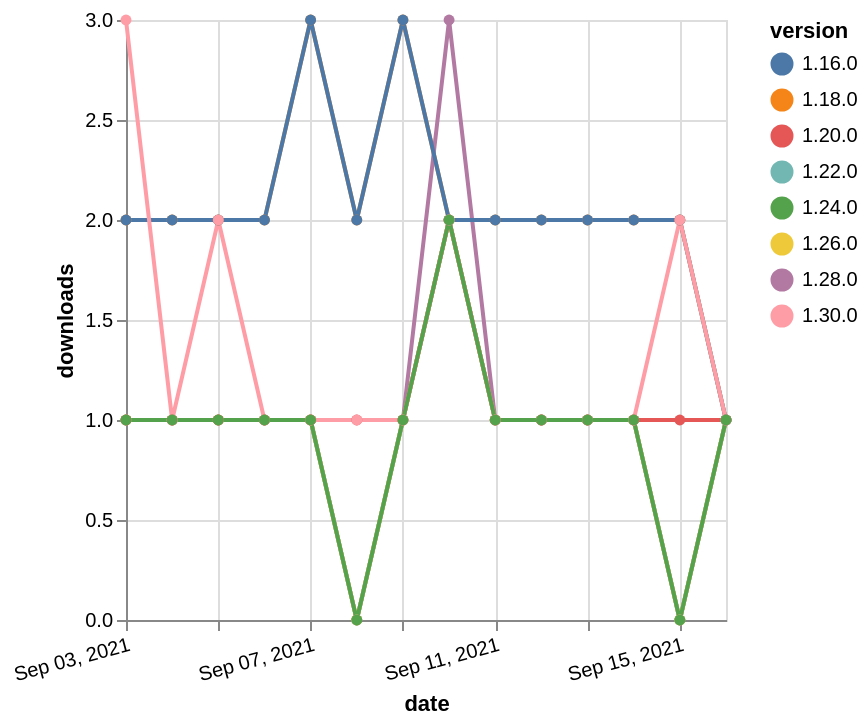

Here is the Vega-Lite specification saved for this chart:
### Vega-Lite specification from a JSON file in a GitHub repository (floating-point values rounded to 4 significant figures)
{"$schema": "https://vega.github.io/schema/vega-lite/v5.json", "description": "A simple bar chart with embedded data.", "data": {"values": [{"date": "2021-09-03", "total": 2242, "delta": 2, "version": "1.18.0"}, {"date": "2021-09-04", "total": 2244, "delta": 2, "version": "1.18.0"}, {"date": "2021-09-05", "total": 2246, "delta": 2, "version": "1.18.0"}, {"date": "2021-09-06", "total": 2248, "delta": 2, "version": "1.18.0"}, {"date": "2021-09-07", "total": 2251, "delta": 3, "version": "1.18.0"}, {"date": "2021-09-08", "total": 2253, "delta": 2, "version": "1.18.0"}, {"date": "2021-09-09", "total": 2256, "delta": 3, "version": "1.18.0"}, {"date": "2021-09-10", "total": 2258, "delta": 2, "version": "1.18.0"}, {"date": "2021-09-11", "total": 2260, "delta": 2, "version": "1.18.0"}, {"date": "2021-09-12", "total": 2262, "delta": 2, "version": "1.18.0"}, {"date": "2021-09-13", "total": 2264, "delta": 2, "version": "1.18.0"}, {"date": "2021-09-14", "total": 2266, "delta": 2, "version": "1.18.0"}, {"date": "2021-09-15", "total": 2268, "delta": 2, "version": "1.18.0"}, {"date": "2021-09-16", "total": 2269, "delta": 1, "version": "1.18.0"}, {"date": "2021-09-03", "total": 186, "delta": 1, "version": "1.22.0"}, {"date": "2021-09-04", "total": 187, "delta": 1, "version": "1.22.0"}, {"date": "2021-09-05", "total": 188, "delta": 1, "version": "1.22.0"}, {"date": "2021-09-06", "total": 189, "delta": 1, "version": "1.22.0"}, {"date": "2021-09-07", "total": 190, "delta": 1, "version": "1.22.0"}, {"date": "2021-09-08", "total": 190, "delta": 0, "version": "1.22.0"}, {"date": "2021-09-09", "total": 191, "delta": 1, "version": "1.22.0"}, {"date": "2021-09-10", "total": 193, "delta": 2, "version": "1.22.0"}, {"date": "2021-09-11", "total": 194, "delta": 1, "version": "1.22.0"}, {"date": "2021-09-12", "total": 195, "delta": 1, "version": "1.22.0"}, {"date": "2021-09-13", "total": 196, "delta": 1, "version": "1.22.0"}, {"date": "2021-09-14", "total": 197, "delta": 1, "version": "1.22.0"}, {"date": "2021-09-15", "total": 197, "delta": 0, "version": "1.22.0"}, {"date": "2021-09-16", "total": 198, "delta": 1, "version": "1.22.0"}, {"date": "2021-09-03", "total": 167, "delta": 1, "version": "1.28.0"}, {"date": "2021-09-04", "total": 168, "delta": 1, "version": "1.28.0"}, {"date": "2021-09-05", "total": 169, "delta": 1, "version": "1.28.0"}, {"date": "2021-09-06", "total": 170, "delta": 1, "version": "1.28.0"}, {"date": "2021-09-07", "total": 171, "delta": 1, "version": "1.28.0"}, {"date": "2021-09-08", "total": 171, "delta": 0, "version": "1.28.0"}, {"date": "2021-09-09", "total": 172, "delta": 1, "version": "1.28.0"}, {"date": "2021-09-10", "total": 175, "delta": 3, "version": "1.28.0"}, {"date": "2021-09-11", "total": 176, "delta": 1, "version": "1.28.0"}, {"date": "2021-09-12", "total": 177, "delta": 1, "version": "1.28.0"}, {"date": "2021-09-13", "total": 178, "delta": 1, "version": "1.28.0"}, {"date": "2021-09-14", "total": 179, "delta": 1, "version": "1.28.0"}, {"date": "2021-09-15", "total": 179, "delta": 0, "version": "1.28.0"}, {"date": "2021-09-16", "total": 180, "delta": 1, "version": "1.28.0"}, {"date": "2021-09-03", "total": 148, "delta": 1, "version": "1.26.0"}, {"date": "2021-09-04", "total": 149, "delta": 1, "version": "1.26.0"}, {"date": "2021-09-05", "total": 150, "delta": 1, "version": "1.26.0"}, {"date": "2021-09-06", "total": 151, "delta": 1, "version": "1.26.0"}, {"date": "2021-09-07", "total": 152, "delta": 1, "version": "1.26.0"}, {"date": "2021-09-08", "total": 152, "delta": 0, "version": "1.26.0"}, {"date": "2021-09-09", "total": 153, "delta": 1, "version": "1.26.0"}, {"date": "2021-09-10", "total": 155, "delta": 2, "version": "1.26.0"}, {"date": "2021-09-11", "total": 156, "delta": 1, "version": "1.26.0"}, {"date": "2021-09-12", "total": 157, "delta": 1, "version": "1.26.0"}, {"date": "2021-09-13", "total": 158, "delta": 1, "version": "1.26.0"}, {"date": "2021-09-14", "total": 159, "delta": 1, "version": "1.26.0"}, {"date": "2021-09-15", "total": 159, "delta": 0, "version": "1.26.0"}, {"date": "2021-09-16", "total": 160, "delta": 1, "version": "1.26.0"}, {"date": "2021-09-03", "total": 235, "delta": 1, "version": "1.20.0"}, {"date": "2021-09-04", "total": 236, "delta": 1, "version": "1.20.0"}, {"date": "2021-09-05", "total": 237, "delta": 1, "version": "1.20.0"}, {"date": "2021-09-06", "total": 238, "delta": 1, "version": "1.20.0"}, {"date": "2021-09-07", "total": 239, "delta": 1, "version": "1.20.0"}, {"date": "2021-09-08", "total": 240, "delta": 1, "version": "1.20.0"}, {"date": "2021-09-09", "total": 241, "delta": 1, "version": "1.20.0"}, {"date": "2021-09-10", "total": 243, "delta": 2, "version": "1.20.0"}, {"date": "2021-09-11", "total": 244, "delta": 1, "version": "1.20.0"}, {"date": "2021-09-12", "total": 245, "delta": 1, "version": "1.20.0"}, {"date": "2021-09-13", "total": 246, "delta": 1, "version": "1.20.0"}, {"date": "2021-09-14", "total": 247, "delta": 1, "version": "1.20.0"}, {"date": "2021-09-15", "total": 248, "delta": 1, "version": "1.20.0"}, {"date": "2021-09-16", "total": 249, "delta": 1, "version": "1.20.0"}, {"date": "2021-09-03", "total": 2306, "delta": 2, "version": "1.16.0"}, {"date": "2021-09-04", "total": 2308, "delta": 2, "version": "1.16.0"}, {"date": "2021-09-05", "total": 2310, "delta": 2, "version": "1.16.0"}, {"date": "2021-09-06", "total": 2312, "delta": 2, "version": "1.16.0"}, {"date": "2021-09-07", "total": 2315, "delta": 3, "version": "1.16.0"}, {"date": "2021-09-08", "total": 2317, "delta": 2, "version": "1.16.0"}, {"date": "2021-09-09", "total": 2320, "delta": 3, "version": "1.16.0"}, {"date": "2021-09-10", "total": 2322, "delta": 2, "version": "1.16.0"}, {"date": "2021-09-11", "total": 2324, "delta": 2, "version": "1.16.0"}, {"date": "2021-09-12", "total": 2326, "delta": 2, "version": "1.16.0"}, {"date": "2021-09-13", "total": 2328, "delta": 2, "version": "1.16.0"}, {"date": "2021-09-14", "total": 2330, "delta": 2, "version": "1.16.0"}, {"date": "2021-09-15", "total": 2332, "delta": 2, "version": "1.16.0"}, {"date": "2021-09-16", "total": 2333, "delta": 1, "version": "1.16.0"}, {"date": "2021-09-03", "total": 117, "delta": 3, "version": "1.30.0"}, {"date": "2021-09-04", "total": 118, "delta": 1, "version": "1.30.0"}, {"date": "2021-09-05", "total": 120, "delta": 2, "version": "1.30.0"}, {"date": "2021-09-06", "total": 121, "delta": 1, "version": "1.30.0"}, {"date": "2021-09-07", "total": 122, "delta": 1, "version": "1.30.0"}, {"date": "2021-09-08", "total": 123, "delta": 1, "version": "1.30.0"}, {"date": "2021-09-09", "total": 124, "delta": 1, "version": "1.30.0"}, {"date": "2021-09-10", "total": 126, "delta": 2, "version": "1.30.0"}, {"date": "2021-09-11", "total": 127, "delta": 1, "version": "1.30.0"}, {"date": "2021-09-12", "total": 128, "delta": 1, "version": "1.30.0"}, {"date": "2021-09-13", "total": 129, "delta": 1, "version": "1.30.0"}, {"date": "2021-09-14", "total": 130, "delta": 1, "version": "1.30.0"}, {"date": "2021-09-15", "total": 132, "delta": 2, "version": "1.30.0"}, {"date": "2021-09-16", "total": 133, "delta": 1, "version": "1.30.0"}, {"date": "2021-09-03", "total": 174, "delta": 1, "version": "1.24.0"}, {"date": "2021-09-04", "total": 175, "delta": 1, "version": "1.24.0"}, {"date": "2021-09-05", "total": 176, "delta": 1, "version": "1.24.0"}, {"date": "2021-09-06", "total": 177, "delta": 1, "version": "1.24.0"}, {"date": "2021-09-07", "total": 178, "delta": 1, "version": "1.24.0"}, {"date": "2021-09-08", "total": 178, "delta": 0, "version": "1.24.0"}, {"date": "2021-09-09", "total": 179, "delta": 1, "version": "1.24.0"}, {"date": "2021-09-10", "total": 181, "delta": 2, "version": "1.24.0"}, {"date": "2021-09-11", "total": 182, "delta": 1, "version": "1.24.0"}, {"date": "2021-09-12", "total": 183, "delta": 1, "version": "1.24.0"}, {"date": "2021-09-13", "total": 184, "delta": 1, "version": "1.24.0"}, {"date": "2021-09-14", "total": 185, "delta": 1, "version": "1.24.0"}, {"date": "2021-09-15", "total": 185, "delta": 0, "version": "1.24.0"}, {"date": "2021-09-16", "total": 186, "delta": 1, "version": "1.24.0"}]}, "width": "container", "mark": {"type": "line", "point": {"filled": true}}, "encoding": {"x": {"field": "date", "type": "temporal", "timeUnit": "yearmonthdate", "title": "date", "axis": {"labelAngle": -15}}, "y": {"field": "delta", "type": "quantitative", "title": "downloads"}, "color": {"field": "version", "type": "nominal"}, "tooltip": {"field": "delta"}}}
